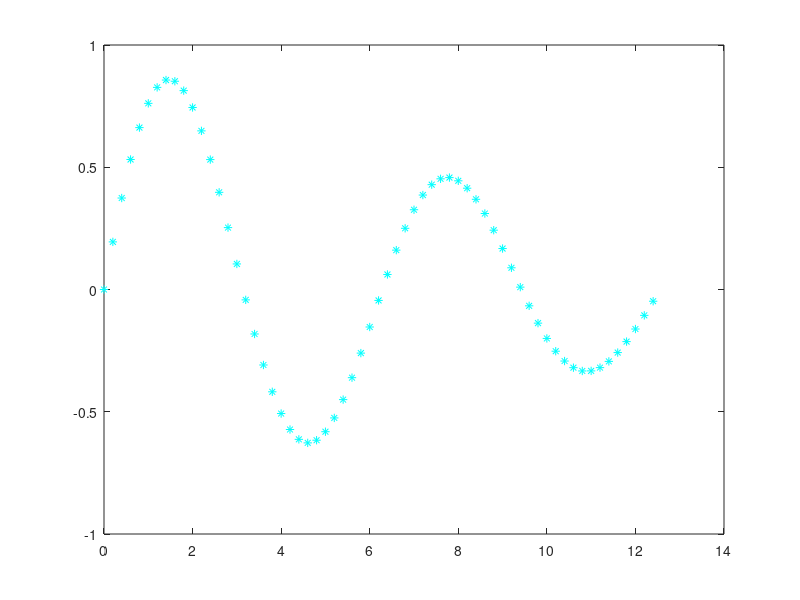
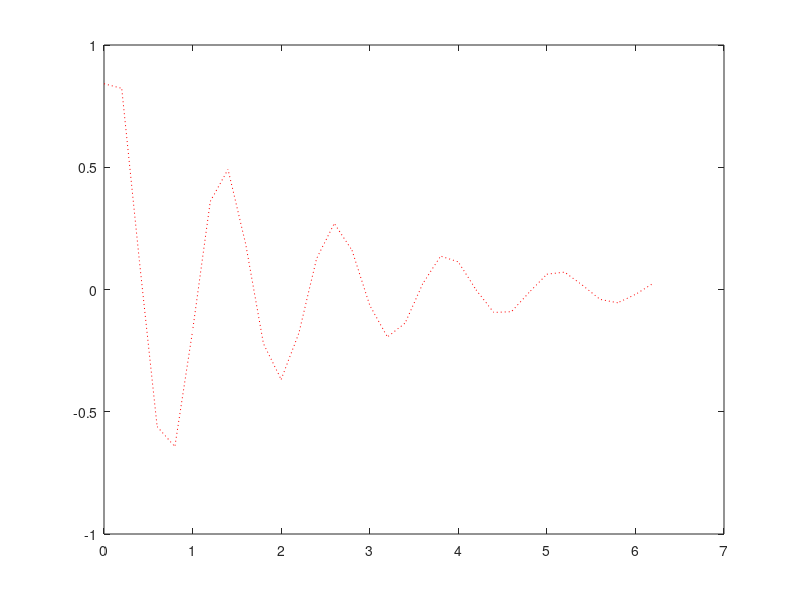

Recreate these plots in MATLAB, in order.
t1=0:0.2:4*pi;
y1= exp(-0.1*t1).*sin(t1);
t2=0:0.2:2*pi;
y2= exp(-0.5*t2).*sin(5*t2+1);
figure(1)
plot(t1,y1,'*c')
figure(2)
plot(t2,y2,':r')